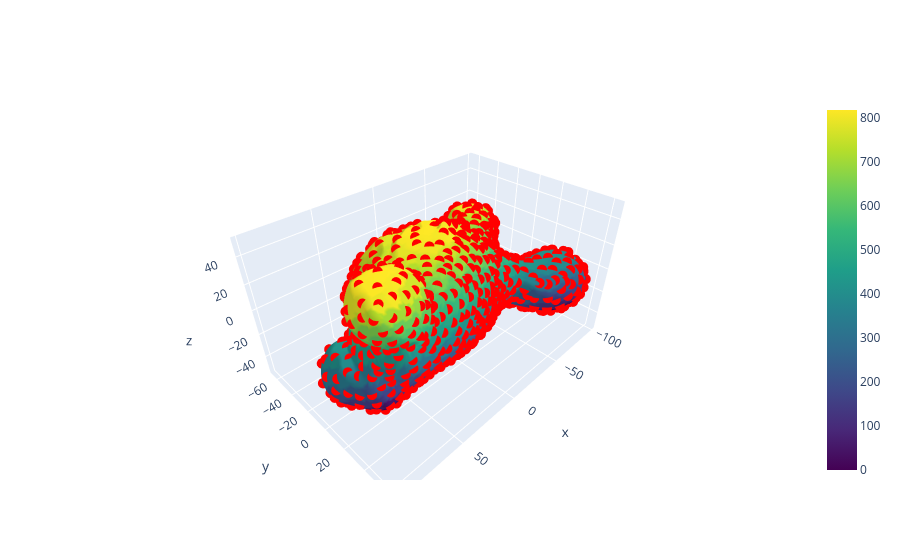

Here is the notebook cell this chart was saved with:
### Code cell
fig = go.Figure(data=[
    go.Mesh3d(
        x=mesh.v[:,0], y=mesh.v[:,1], z=mesh.v[:,2],
        i=mesh.f[:,0], j=mesh.f[:,1], k=mesh.f[:,2],
        intensity=mesh.cell_label_field,
        colorscale='Viridis',
        showscale=True,   # adds colorbar
        name="Surface"
    ),
    go.Scatter3d(
        # x=centroid_coords[:,0], y=centroid_coords[:,1], z=centroid_coords[:,2],
        x=mesh.v[cell_center_vertices,0], y=mesh.v[cell_center_vertices,1], z=mesh.v[cell_center_vertices,2],
        mode='markers',
        marker=dict(size=6, color='red', symbol='circle'),
        name="Source vertex"
    ),
    # go.Scatter3d(
    #     # x=centroid_coords[:,0], y=centroid_coords[:,1], z=centroid_coords[:,2],
    #     x=centroids[:,0], y=centroids[:,1], z=centroids[:,2],
    #     mode='markers',
    #     marker=dict(size=6, color='blue', symbol='circle'),
    #     name="Centroid coordinates"
    # )
])

fig.update_layout(
    scene=dict(aspectmode='data'),
    # title="Patch centers (red) vs cell centroids (blue)"
)

fig.show()

### Figure 1 — Plotly figure (JSON) as saved in the notebook; plotly's stock layout.template omitted (floating-point values rounded to 4 significant figures; data arrays with more than 128 entries replaced by an {"elided": "..."} marker saying what was removed)
{"data": [{"colorscale": [[0, "#440154"], [0.1111, "#482878"], [0.2222, "#3e4989"], [0.3333, "#31688e"], [0.4444, "#26828e"], [0.5556, "#1f9e89"], [0.6667, "#35b779"], [0.7778, "#6ece58"], [0.8889, "#b5de2b"], [1, "#fde725"]], "i": {"elided": "35998 int values"}, "intensity": {"elided": "18001 int values"}, "j": {"elided": "35998 int values"}, "k": {"elided": "35998 int values"}, "name": "Surface", "showscale": true, "type": "mesh3d", "x": {"elided": "18001 float values"}, "y": {"elided": "18001 float values"}, "z": {"elided": "18001 float values"}}, {"marker": {"color": "red", "size": 6, "symbol": "circle"}, "mode": "markers", "name": "Source vertex", "type": "scatter3d", "x": {"elided": "819 float values"}, "y": {"elided": "819 float values"}, "z": {"elided": "819 float values"}}], "layout": {"scene": {"aspectmode": "data"}}}
